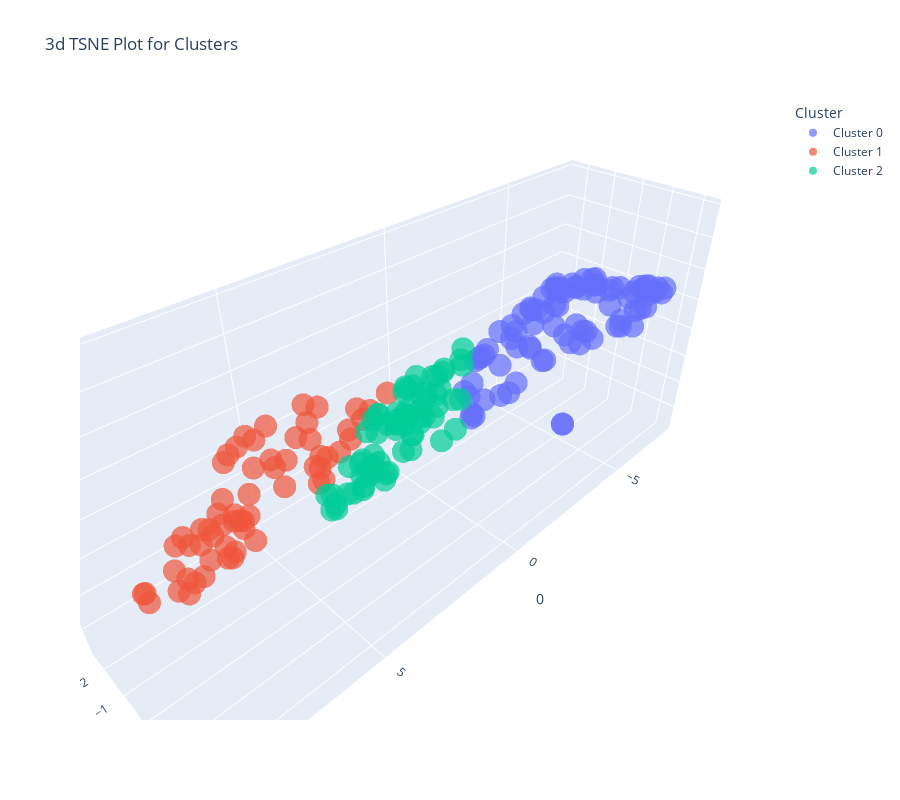

Here is the notebook cell this chart was saved with:
### Code cell
setup(data = seedDataSet, verbose=False)
x = create_model('kmeans', num_clusters =3)
plot_model(x, plot = 'tsne')
